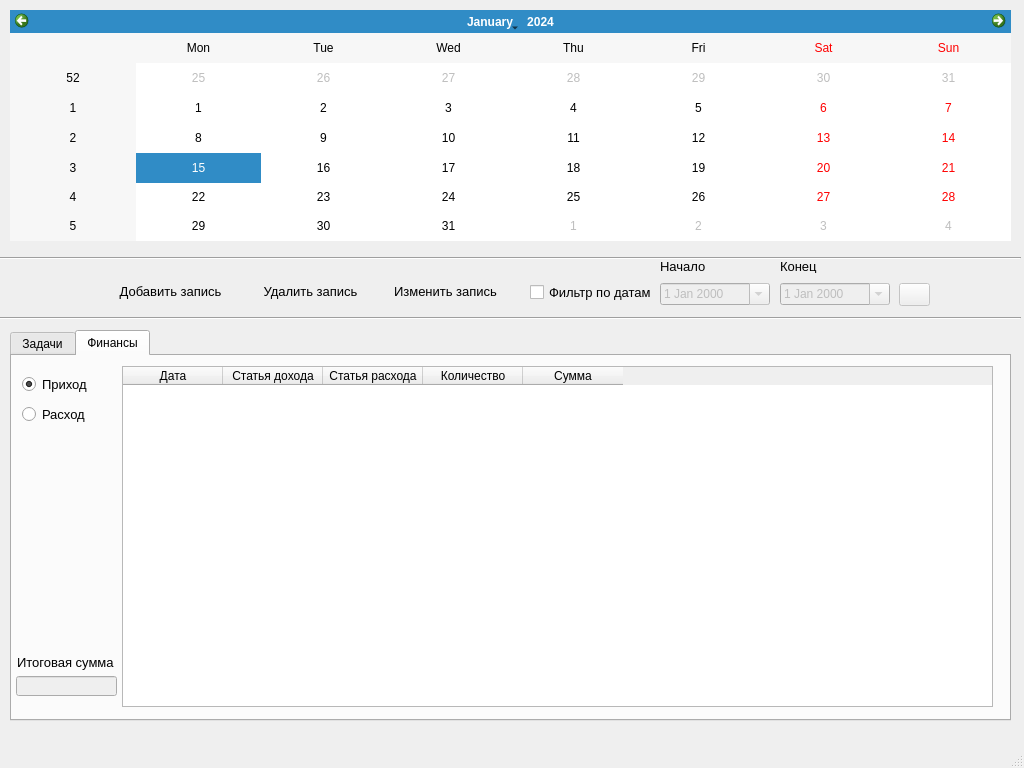
<?xml version="1.0" encoding="UTF-8"?>
<ui version="4.0">
 <class>MainWindow</class>
 <widget class="QMainWindow" name="MainWindow">
  <property name="geometry">
   <rect>
    <x>0</x>
    <y>0</y>
    <width>1024</width>
    <height>768</height>
   </rect>
  </property>
  <property name="maximumSize">
   <size>
    <width>1024</width>
    <height>768</height>
   </size>
  </property>
  <property name="windowTitle">
   <string>Задачи и финансы</string>
  </property>
  <widget class="QWidget" name="centralwidget">
   <widget class="QCalendarWidget" name="calendarWidget">
    <property name="geometry">
     <rect>
      <x>10</x>
      <y>10</y>
      <width>1001</width>
      <height>231</height>
     </rect>
    </property>
    <property name="styleSheet">
     <string notr="true">font: 10pt &quot;MS Shell Dlg 2&quot;;</string>
    </property>
   </widget>
   <widget class="Line" name="line">
    <property name="geometry">
     <rect>
      <x>0</x>
      <y>250</y>
      <width>1021</width>
      <height>16</height>
     </rect>
    </property>
    <property name="orientation">
     <enum>Qt::Horizontal</enum>
    </property>
   </widget>
   <widget class="QTabWidget" name="tabWidget">
    <property name="geometry">
     <rect>
      <x>10</x>
      <y>330</y>
      <width>1001</width>
      <height>391</height>
     </rect>
    </property>
    <property name="currentIndex">
     <number>1</number>
    </property>
    <widget class="QWidget" name="task">
     <attribute name="title">
      <string>Задачи</string>
     </attribute>
     <widget class="QTableWidget" name="tableWidgetTask">
      <property name="geometry">
       <rect>
        <x>10</x>
        <y>10</y>
        <width>971</width>
        <height>341</height>
       </rect>
      </property>
      <property name="styleSheet">
       <string notr="true">font: 10pt &quot;MS Shell Dlg 2&quot;;</string>
      </property>
      <column>
       <property name="text">
        <string>Дата</string>
       </property>
      </column>
      <column>
       <property name="text">
        <string>Описание</string>
       </property>
      </column>
      <column>
       <property name="text">
        <string>Время начала</string>
       </property>
      </column>
      <column>
       <property name="text">
        <string>Время окончания</string>
       </property>
      </column>
      <column>
       <property name="text">
        <string>Статус</string>
       </property>
      </column>
     </widget>
    </widget>
    <widget class="QWidget" name="finance">
     <attribute name="title">
      <string>Финансы</string>
     </attribute>
     <widget class="QTableWidget" name="tableWidgetFinance">
      <property name="geometry">
       <rect>
        <x>110</x>
        <y>10</y>
        <width>871</width>
        <height>341</height>
       </rect>
      </property>
      <property name="styleSheet">
       <string notr="true">font: 10pt &quot;MS Shell Dlg 2&quot;;</string>
      </property>
      <column>
       <property name="text">
        <string>Дата</string>
       </property>
      </column>
      <column>
       <property name="text">
        <string>Статья дохода</string>
       </property>
      </column>
      <column>
       <property name="text">
        <string>Статья расхода</string>
       </property>
      </column>
      <column>
       <property name="text">
        <string>Количество</string>
       </property>
      </column>
      <column>
       <property name="text">
        <string>Сумма</string>
       </property>
      </column>
     </widget>
     <widget class="QRadioButton" name="radioButtonComing">
      <property name="geometry">
       <rect>
        <x>10</x>
        <y>20</y>
        <width>82</width>
        <height>17</height>
       </rect>
      </property>
      <property name="font">
       <font>
        <pointsize>10</pointsize>
       </font>
      </property>
      <property name="text">
       <string>Приход</string>
      </property>
      <property name="checked">
       <bool>true</bool>
      </property>
     </widget>
     <widget class="QRadioButton" name="radioButtonExpenditure">
      <property name="geometry">
       <rect>
        <x>10</x>
        <y>50</y>
        <width>82</width>
        <height>17</height>
       </rect>
      </property>
      <property name="font">
       <font>
        <pointsize>10</pointsize>
       </font>
      </property>
      <property name="text">
       <string>Расход</string>
      </property>
     </widget>
     <widget class="QLabel" name="label">
      <property name="geometry">
       <rect>
        <x>5</x>
        <y>296</y>
        <width>101</width>
        <height>21</height>
       </rect>
      </property>
      <property name="font">
       <font>
        <pointsize>10</pointsize>
       </font>
      </property>
      <property name="text">
       <string>Итоговая сумма</string>
      </property>
     </widget>
     <widget class="QLineEdit" name="lineEditSum">
      <property name="enabled">
       <bool>false</bool>
      </property>
      <property name="geometry">
       <rect>
        <x>4</x>
        <y>320</y>
        <width>101</width>
        <height>20</height>
       </rect>
      </property>
     </widget>
    </widget>
   </widget>
   <widget class="Line" name="line_2">
    <property name="geometry">
     <rect>
      <x>0</x>
      <y>310</y>
      <width>1021</width>
      <height>16</height>
     </rect>
    </property>
    <property name="orientation">
     <enum>Qt::Horizontal</enum>
    </property>
   </widget>
   <widget class="QPushButton" name="ButtonAddRecord">
    <property name="geometry">
     <rect>
      <x>100</x>
      <y>280</y>
      <width>141</width>
      <height>23</height>
     </rect>
    </property>
    <property name="font">
     <font>
      <pointsize>10</pointsize>
     </font>
    </property>
    <property name="cursor">
     <cursorShape>PointingHandCursor</cursorShape>
    </property>
    <property name="text">
     <string>Добавить запись</string>
    </property>
    <property name="icon">
     <iconset>
      <normaloff>icons/add48.png</normaloff>icons/add48.png</iconset>
    </property>
    <property name="flat">
     <bool>true</bool>
    </property>
   </widget>
   <widget class="QPushButton" name="ButtonDeleteRecord">
    <property name="geometry">
     <rect>
      <x>240</x>
      <y>280</y>
      <width>141</width>
      <height>23</height>
     </rect>
    </property>
    <property name="font">
     <font>
      <pointsize>10</pointsize>
     </font>
    </property>
    <property name="cursor">
     <cursorShape>PointingHandCursor</cursorShape>
    </property>
    <property name="text">
     <string>Удалить запись</string>
    </property>
    <property name="icon">
     <iconset>
      <normaloff>icons/delete48.png</normaloff>icons/delete48.png</iconset>
    </property>
    <property name="flat">
     <bool>true</bool>
    </property>
   </widget>
   <widget class="QPushButton" name="ButtonEditRecord">
    <property name="geometry">
     <rect>
      <x>380</x>
      <y>280</y>
      <width>131</width>
      <height>23</height>
     </rect>
    </property>
    <property name="font">
     <font>
      <pointsize>10</pointsize>
     </font>
    </property>
    <property name="cursor">
     <cursorShape>PointingHandCursor</cursorShape>
    </property>
    <property name="text">
     <string>Изменить запись</string>
    </property>
    <property name="icon">
     <iconset>
      <normaloff>icons/edit48.png</normaloff>icons/edit48.png</iconset>
    </property>
    <property name="flat">
     <bool>true</bool>
    </property>
   </widget>
   <widget class="QCheckBox" name="checkBoxFilterDate">
    <property name="geometry">
     <rect>
      <x>530</x>
      <y>284</y>
      <width>131</width>
      <height>17</height>
     </rect>
    </property>
    <property name="font">
     <font>
      <pointsize>10</pointsize>
     </font>
    </property>
    <property name="text">
     <string>Фильтр по датам</string>
    </property>
   </widget>
   <widget class="QDateEdit" name="dateEditIn">
    <property name="enabled">
     <bool>false</bool>
    </property>
    <property name="geometry">
     <rect>
      <x>660</x>
      <y>283</y>
      <width>110</width>
      <height>22</height>
     </rect>
    </property>
    <property name="calendarPopup">
     <bool>true</bool>
    </property>
   </widget>
   <widget class="QDateEdit" name="dateEditOut">
    <property name="enabled">
     <bool>false</bool>
    </property>
    <property name="geometry">
     <rect>
      <x>780</x>
      <y>283</y>
      <width>110</width>
      <height>22</height>
     </rect>
    </property>
    <property name="calendarPopup">
     <bool>true</bool>
    </property>
   </widget>
   <widget class="QLabel" name="label_2">
    <property name="geometry">
     <rect>
      <x>660</x>
      <y>260</y>
      <width>47</width>
      <height>13</height>
     </rect>
    </property>
    <property name="font">
     <font>
      <pointsize>10</pointsize>
     </font>
    </property>
    <property name="text">
     <string>Начало</string>
    </property>
   </widget>
   <widget class="QLabel" name="label_3">
    <property name="geometry">
     <rect>
      <x>780</x>
      <y>260</y>
      <width>47</width>
      <height>13</height>
     </rect>
    </property>
    <property name="font">
     <font>
      <pointsize>10</pointsize>
     </font>
    </property>
    <property name="text">
     <string>Конец</string>
    </property>
   </widget>
   <widget class="QPushButton" name="ButtonFilter">
    <property name="enabled">
     <bool>false</bool>
    </property>
    <property name="geometry">
     <rect>
      <x>899</x>
      <y>283</y>
      <width>31</width>
      <height>23</height>
     </rect>
    </property>
    <property name="text">
     <string/>
    </property>
    <property name="icon">
     <iconset>
      <normaloff>icons/filter48.png</normaloff>icons/filter48.png</iconset>
    </property>
   </widget>
  </widget>
  <widget class="QMenuBar" name="menubar">
   <property name="geometry">
    <rect>
     <x>0</x>
     <y>0</y>
     <width>1024</width>
     <height>21</height>
    </rect>
   </property>
  </widget>
  <widget class="QStatusBar" name="statusbar"/>
 </widget>
 <resources/>
 <connections/>
</ui>
